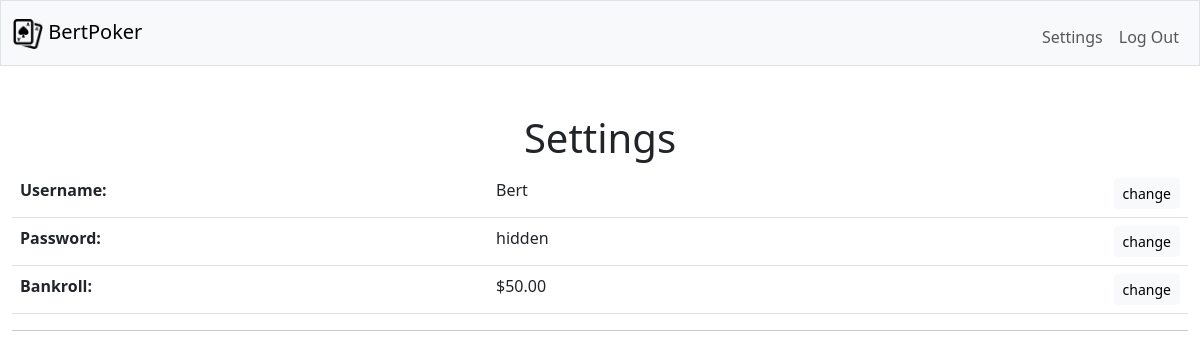
The app's page /settings (signed in), older data.
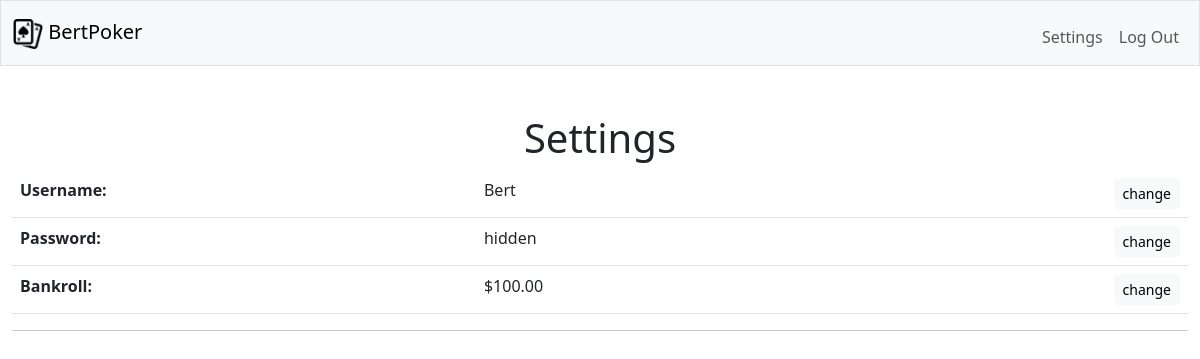
The same page, newer data.
### tables this page shows
CREATE TABLE players (
    player_id INTEGER PRIMARY KEY AUTOINCREMENT NOT NULL, 
    date_joined DATETIME NOT NULL DEFAULT CURRENT_TIMESTAMP,
    username TEXT NOT NULL,
    pswd_hash TEXT NOT NULL,
    cash NUMERIC NOT NULL DEFAULT 0.00
);

### app.py (the view)
@app.route("/settings")
@login_required
def settings():
    return render_template("settings.html", player=db.execute("SELECT * FROM players WHERE player_id = ?", session["user_id"])[0])

### helpers.py (called while the page is built)
def login_required(f):  # https://flask.palletsprojects.com/en/2.3.x/patterns/viewdecorators/
    @wraps(f)
    def decorated_function(*args, **kwargs):
        if session.get("user_id") is None:
            return redirect("/login")
        return f(*args, **kwargs)
    return decorated_function

def usd(value):
    return f"${value:,.2f}"

### templates/settings.html (shortened to what this page needs)
{% extends "layout.html" %}
{% block body %}
    <h1>Settings</h1>
    <table class="table">
        <tr>
            <th class="text-start">Username:</th>
            <td class="text-start">{{ player.username }}</td>
            <td class="text-end">
                <form action="/settings/username" method="get">
                    <button class="btn btn-light btn-sm" type="submit">change</button>
                </form>
            </td>
        </tr>
        <tr>
            <th class="text-start">Password:</th>
            <td class="text-start">hidden</td>
            <td class="text-end">
                <form action="/settings/password" method="get">
                    <button class="btn btn-light btn-sm" type="submit">change</button>
                </form>
            </td>
        </tr>
        <tr>
            <th class="text-start">Bankroll:</th>
            <td class="text-start">{{ player.cash | usd}}</td>
            <td class="text-end">
                <form action="/settings/balance" method="get">
                    <button class="btn btn-light btn-sm" type="submit">change</button>
                </form>
            </td>
        </tr>
    </table>
    <hr>
{% endblock %}

### templates/layout.html (shortened to what this page needs)
<!DOCTYPE html>
<html lang="en">
<head>
    <link href="https://cdn.jsdelivr.net/npm/bootstrap@5.3.0/dist/css/bootstrap.min.css" rel="stylesheet">
</head>
<body>
    <nav class="bg-light border navbar navbar-expand-md navbar-light">
        <div class="container-fluid">
            <a class="navbar-brand" href="/"><img src="/static/favicon.ico" alt="Home" width="30" height="30"> BertPoker</a>
            <div class="collapse navbar-collapse" id="navbar">
                {% if session["user_id"] %}
                    <ul class="navbar-nav ms-auto mt-2">
                        <li class="nav-item"><a class="nav-link" href="/settings">Settings</a></li>
                        <li class="nav-item"><a class="nav-link" href="/logout">Log Out</a></li>
                    </ul>
                {% else %}
                    <ul class="navbar-nav ms-auto mt-2">
                        <li class="nav-item"><a class="nav-link" href="/register">Register</a></li>
                        <li class="nav-item"><a class="nav-link" href="/login">Log In</a></li>
                    </ul>
                {% endif %}
            </div>
        </div>
    </nav>
    <main class="container-fluid py-5 text-center">
        {% block body %}{% endblock %}
    </main>
</body>
</html>

Row changes from the older to the newer data that the page shows:
changed players "Bert": cash "$50.00" → "$100.00"
